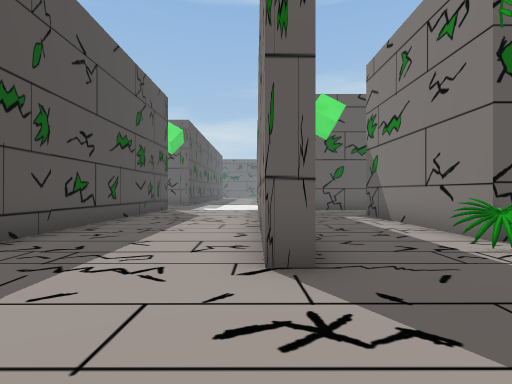
view 1 (above)

24 first-person views from a walk through a Unity game level. The camera is 1.5 m above the floor, looks level and sees 80° across. The floor is counted in squares, 2 m on a side. Each view is taken from the middle of a square. On the plan, view 1 faces up. The plan holds only what a view shows up to about 10 squares ahead; the rest is blank. The place goes on beyond the plan. The player is left out. Some surface patterns are stand-ins.

view 2
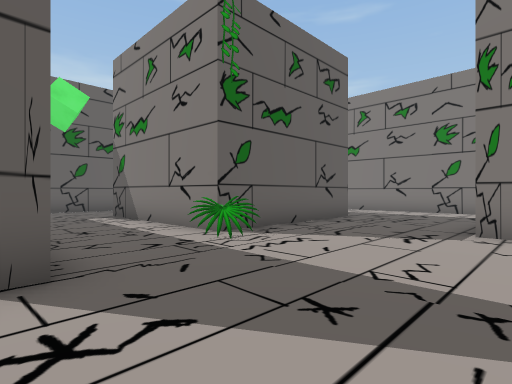

view 3
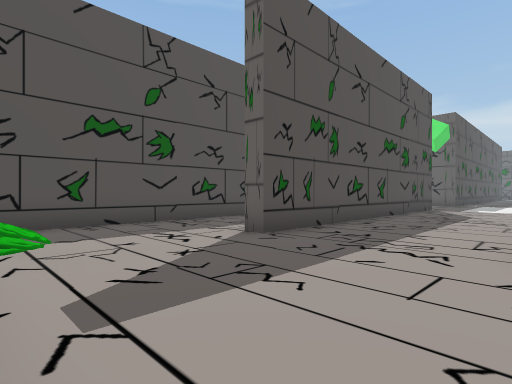

view 4
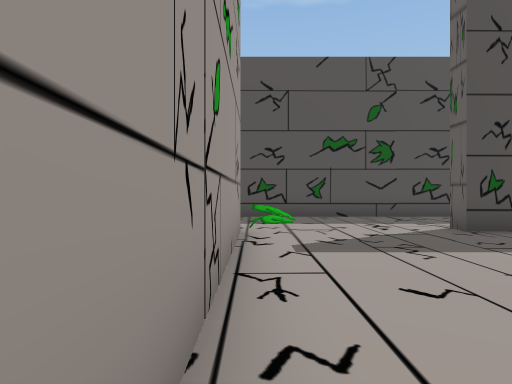

view 5
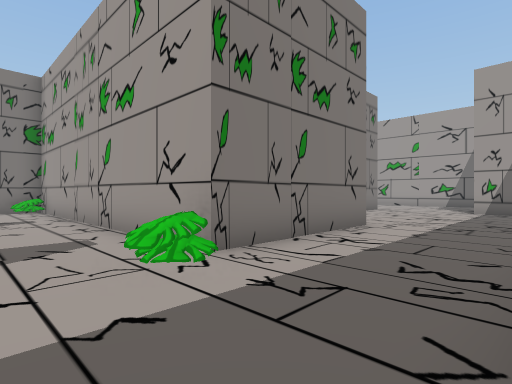

view 6
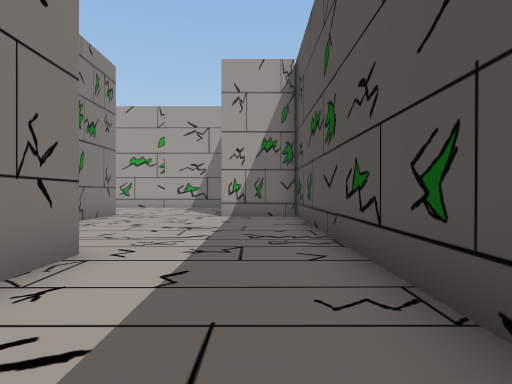

view 7
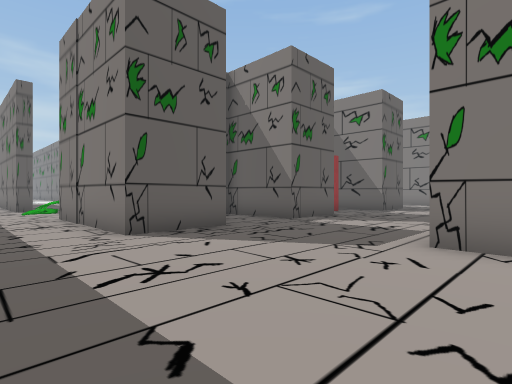

view 8
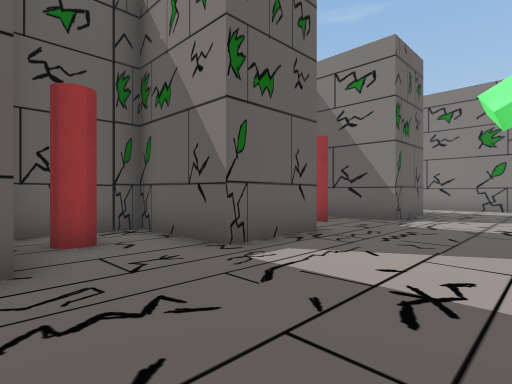

view 9
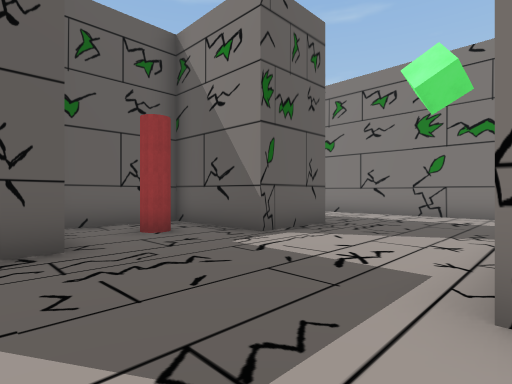

view 10
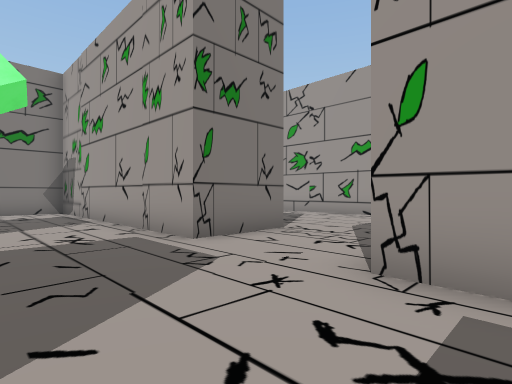

view 11
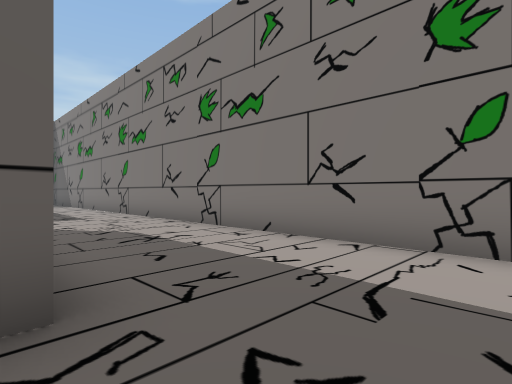

view 12
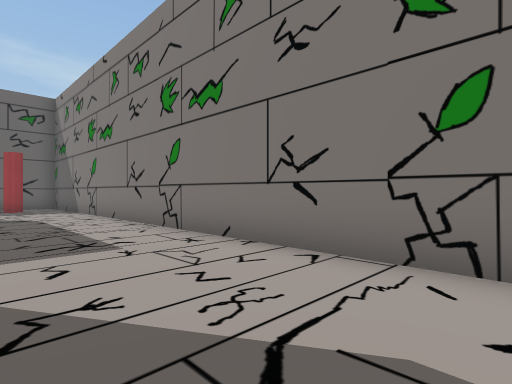

view 13
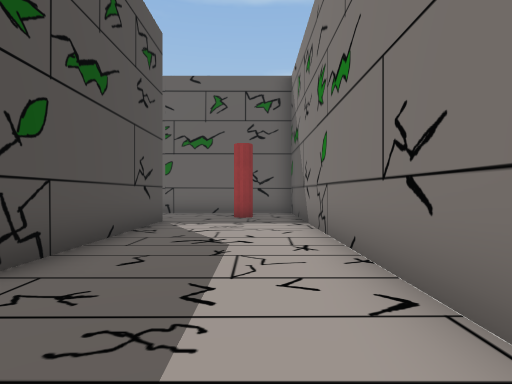

view 14
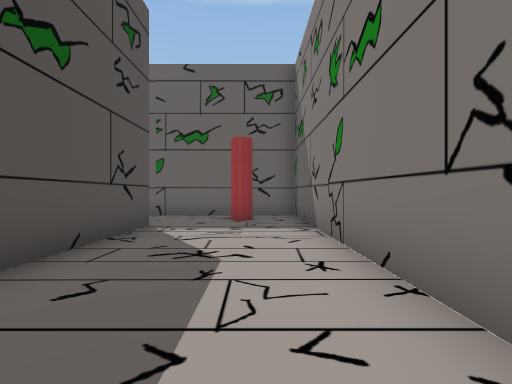

view 15
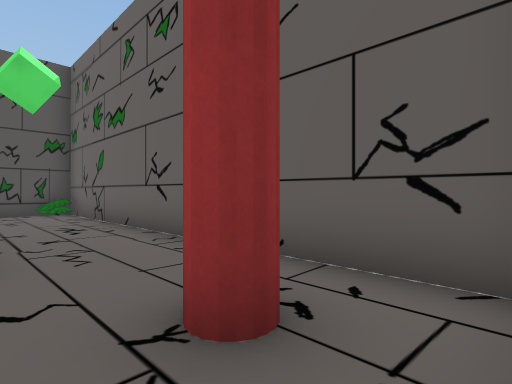

view 16
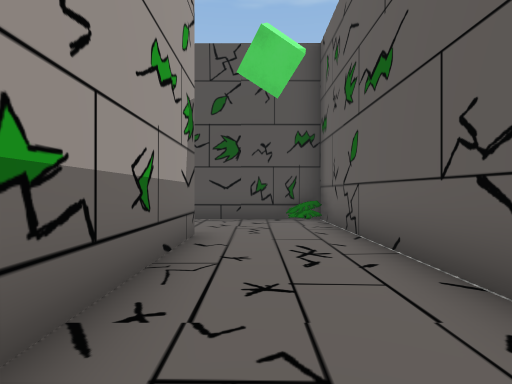

view 17
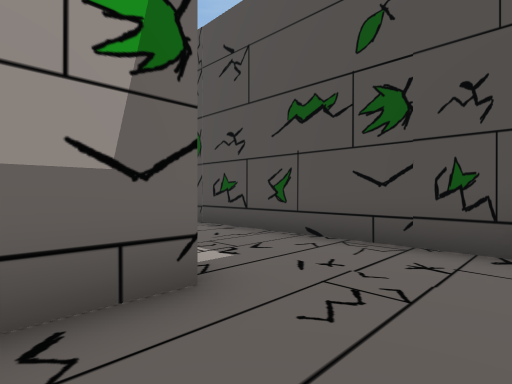

view 18
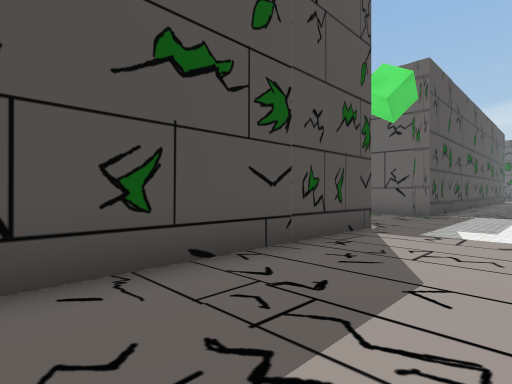

view 19
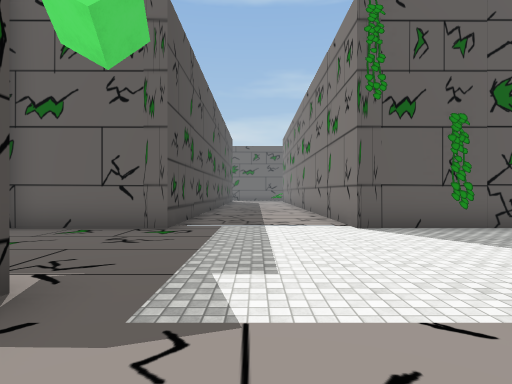

view 20
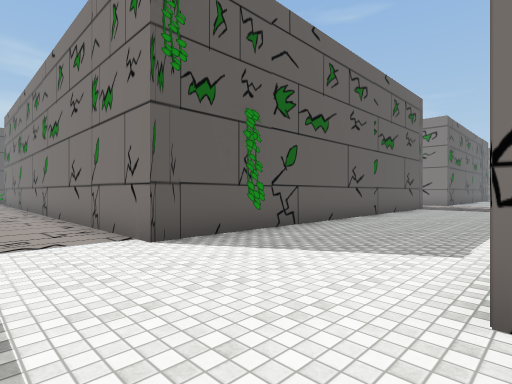

view 21
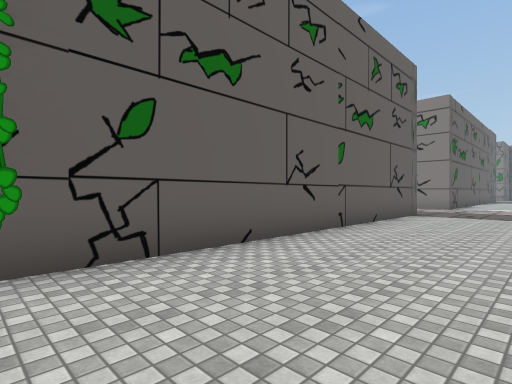

view 22
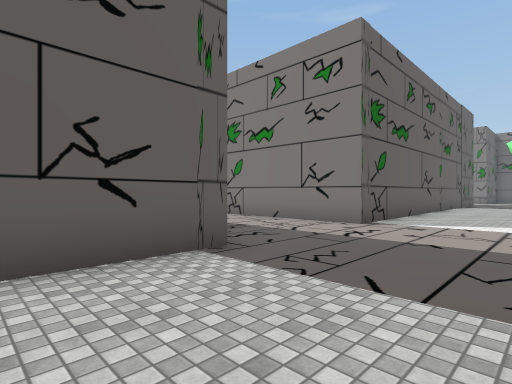

view 23
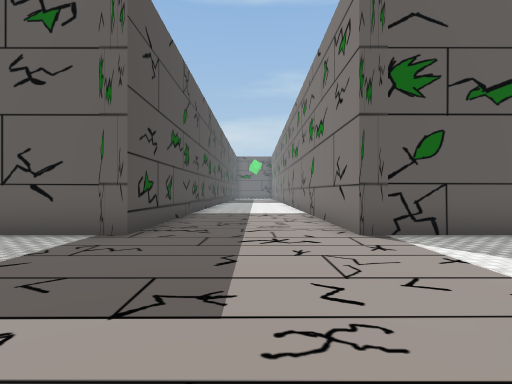

view 24
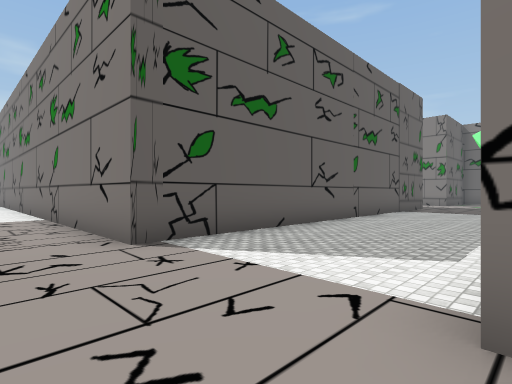

### Floor plan
Points are (right, up) in squares from view 1. A wall is a line through its corners. A room is listed if a view was taken in it or the views show most of it. See-through windows are left out.
Room 1 (views 1, 2, 3, 4, 5, 6, 7, 8, 9, 10, 11, 12, 13, 14, 15, 16, 17, 18, 19, 20, 21, 22, 23, 24)
walls: (8.6, 4.6) (3.6, 4.6) (3.6, 9.9) (7.8, 9.9); (8.6, 9.9) (8.6, 4.9); (6.2, 0.5) (6.2, 1); (11.6, 12.8) (0.6, 12.8) (0.6, 5.5); (0.6, 3) (0.1, 3) (0.1, 5.9); (8.5, -6) (6.2, -6) (6.2, -2.9) (3.6, -2.9); (3, -5.7) (0.7, -5.7) (0.7, -2.9) (-1.4, -2.9); (12.3, -9) (12.3, 12.4); (-3.4, -1.3) (4.9, -1.3); (-1.5, -5.7) (-3.9, -5.7) (-3.9, -1.4); (-3.8, 13.4) (-3.8, 3) (-4.4, 3); (12.8, 22) (12.8, 17.3) (0.1, 17.3) (0.1, 22.5); (-7.3, 5.8) (-7.3, -1.5); (0.1, -9.7) (1.2, -9.7); (4.2, -12) (4.2, -9.7) (11.4, -9.7); (-7.3, -3.5) (-7.3, -11.4) (-4.9, -11.4); (24.9, 17.3) (16.8, 17.3) (16.8, 22.5); (-1.4, -12) (-1.4, -9.6); (-3.8, 21) (-3.8, 17.3) (-7.1, 17.3)
objects: other object (-4, -1); other object (1, 12); other object (3, 4) to (4, 4); other object (6, -1)

Where each view was taken, in squares from view 1:
view 1: 0 up, 0 right, facing up
view 2: 0 up, 0 right, facing up-right
view 3: 1 down, 0 right, facing up-left
view 4: 1 down, 2 right, facing left
view 5: 1 up, 7 left, facing down-right
view 6: 2 down, 6 left, facing down
view 7: 11 down, 6 left, facing up-right
view 8: 9 down, 2 left, facing up-right
view 9: 10 down, 2 right, facing up-right
view 10: 7 down, 0 right, facing down-right
view 11: 8 down, 8 right, facing up-right
view 12: 3 down, 9 right, facing up-right
view 13: 2 up, 11 right, facing up
view 14: 3 up, 11 right, facing up
view 15: 10 up, 12 right, facing up-left
view 16: 11 up, 9 right, facing left
view 17: 12 up, 5 right, facing down-left
view 18: 7 up, 1 left, facing up-left
view 19: 11 up, 2 left, facing up
view 20: 13 up, 2 left, facing up-right
view 21: 14 up, 2 right, facing up-right
view 22: 14 up, 10 right, facing up-right
view 23: 12 up, 15 right, facing up
view 24: 13 up, 15 right, facing up-right
